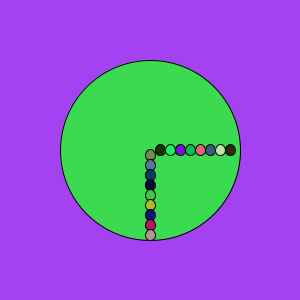
Frame 1 (no input)
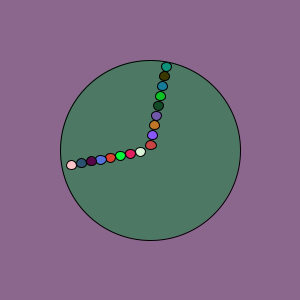
Frame 60 (the mouse pressed at the canvas centre just before this capture)
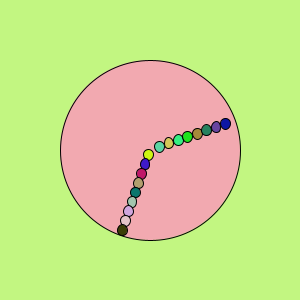
Frame 120 (the mouse held since frame 60 and released just before this capture)

The Processing sketch that drew these frames (run headless with seeded random() and noise(); from frame 60 on, the mouse is pressed at the canvas centre):

// Processing sketch: processing_15913
// ── processing_15913.pde

void setup() {
  size(300,300);
  smooth();

  frameRate(60);
}

float a=0.0;
void draw() {
 
  background(random(255),random(255),random(255));
 fill(random(255),random(255),random(255));
  ellipse(150,150,180,180);
 fill(random(255),random(255),random(255));
  ellipse((sin(a)*5+150),(cos(a)*5+150),sin(a)+10,cos(a)+10);
  fill(random(255),random(255),random(255));
  ellipse((cos(a)*10+150),(sin(a)*10+150),sin(a)+10,cos(a)+10);
   fill(random(255),random(255),random(255));
  ellipse((sin(a)*15+150),(cos(a)*15+150),sin(a)+10,cos(a)+10);
 fill(random(255),random(255),random(255));
  ellipse((cos(a)*20+150),(sin(a)*20+150),sin(a)+10,cos(a)+10);
 fill(random(255),random(255),random(255));
  ellipse((sin(a)*25+150),(cos(a)*25+150),sin(a)+10,cos(a)+10);
 fill(random(255),random(255),random(255));
  ellipse((cos(a)*30+150),(sin(a)*30+150),sin(a)+10,cos(a)+10);
 fill(random(255),random(255),random(255));
  ellipse((sin(a)*35+150),(cos(a)*35+150),sin(a)+10,cos(a)+10);
  fill(random(255),random(255),random(255));
  ellipse((cos(a)*40+150),(sin(a)*40+150),sin(a)+10,cos(a)+10);
  fill(random(255),random(255),random(255));
  ellipse((sin(a)*45+150),(cos(a)*45+150),sin(a)+10,cos(a)+10);
 fill(random(255),random(255),random(255));
  ellipse((cos(a)*50+150),(sin(a)*50+150),sin(a)+10,cos(a)+10);
   fill(random(255),random(255),random(255));
  ellipse((sin(a)*55+150),(cos(a)*55+150),sin(a)+10,cos(a)+10);
 fill(random(255),random(255),random(255));
  ellipse((cos(a)*60+150),(sin(a)*60+150),sin(a)+10,cos(a)+10);
 fill(random(255),random(255),random(255));
  ellipse((sin(a)*65+150),(cos(a)*65+150),sin(a)+10,cos(a)+10);
fill(random(255),random(255),random(255));
  ellipse((cos(a)*70+150),(sin(a)*70+150),sin(a)+10,cos(a)+10);
  fill(random(255),random(255),random(255));
  ellipse((sin(a)*75+150),(cos(a)*75+150),sin(a)+10,cos(a)+10);
 fill(random(255),random(255),random(255));
  ellipse((cos(a)*80+150),(sin(a)*80+150),sin(a)+10,cos(a)+10);
 fill(random(255),random(255),random(255));
  ellipse((sin(a)*85+150),(cos(a)*85+150),sin(a)+10,cos(a)+10);
 fill(random(255),random(255),random(255));

  

  a=a+(0.05);
}
